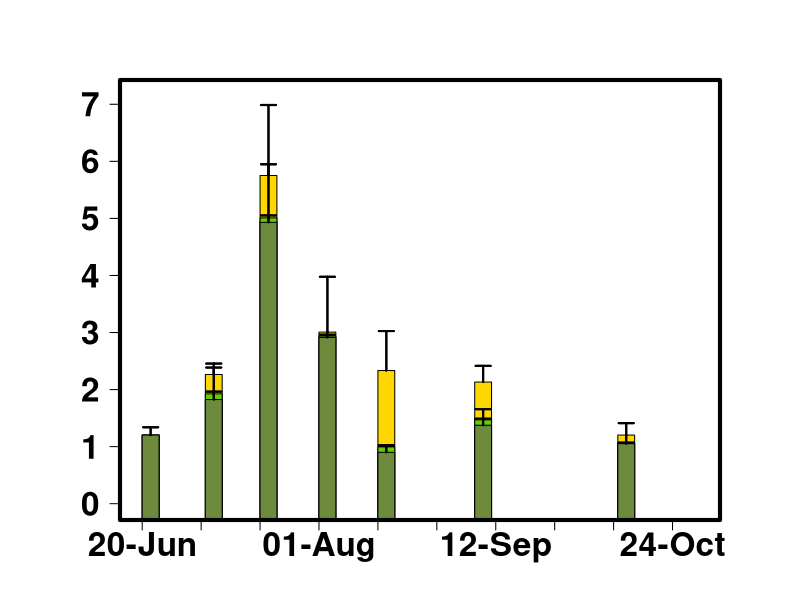

R code for this plot:
library(tidyverse)
library(readr)
library(plyr)
library(dplyr)

alldata <- data.frame(read_csv("2_incremental/TURNOVER_Full_Dataset_SEP.csv"))

#standard error functiton

se <- function(x, ...) sqrt(var(x, na.rm=T, ...)/length(x))

names(alldata)

# Selected element

# 6 = biomass, 51 = As 57 = Cd, 60 = Cu 61 = Fe, 69 = Mo,  71 = Ni, 73 = Pb, 70=Mo , 78 = Se 84 = Zn

n1<-60

##If turnover rates are desired SEP = 287, NEW = 288, OLD = 289

alldata[,n1]<-2*alldata[,n1]*1/alldata[,288]

# Multiplier for unit conversion. 

mult=1

#Selected site 

ssite<-"GC"

dfEPIL <- alldata[which(alldata$SAMPLE_DESCRIPTOR == "EPIL"),]

dfEPIP <- alldata[which(alldata$SAMPLE_DESCRIPTOR == "EPIP"),]

dfFILA <- alldata[which(alldata$SAMPLE_DESCRIPTOR == "FILA"),]


EPIL.SUM<-data.frame(aggregate(as.numeric(dfEPIL[,n1]) ~ SAMPLING_DATE+SITE, dfEPIL, mean))
EPIL.SUM[,4]<-aggregate(as.numeric(dfEPIL[,n1]) ~ SAMPLING_DATE+SITE, dfEPIL, se)[,3]
EPIL.SUM <- subset(EPIL.SUM, SITE == ssite)
names(EPIL.SUM)<-c("DATE","SITE","MEAN.EPIL","STDER.EPIL")
EPIL.SUM[,5]<--200
EPIL.SUM[,c(3,4)]<-EPIL.SUM[,c(3,4)]*mult 

FILA.SUM<-data.frame(aggregate(as.numeric(dfFILA[,n1]) ~ SAMPLING_DATE+SITE, dfFILA, mean))
FILA.SUM[,4]<-aggregate(as.numeric(dfFILA[,n1]) ~ SAMPLING_DATE+SITE, dfFILA, se)[,3]
FILA.SUM <- subset(FILA.SUM, SITE == ssite)
names(FILA.SUM)<-c("DATE","SITE","MEAN.FILA","STDER.FILA")
FILA.SUM[,5]<--200
FILA.SUM[,c(3,4)]<-FILA.SUM[,c(3,4)]*mult 

EPIP.SUM<-data.frame(aggregate(as.numeric(dfEPIP[,n1]) ~ SAMPLING_DATE+SITE, dfEPIP, mean))
EPIP.SUM[,4]<-aggregate(as.numeric(dfEPIP[,n1]) ~ SAMPLING_DATE+SITE, dfEPIP, se)[,3]
EPIP.SUM <- subset(EPIP.SUM, SITE == ssite)
names(EPIP.SUM)<-c("DATE","SITE","MEAN.EPIP","STDER.EPIP")
EPIP.SUM[,5]<--200
EPIP.SUM[,c(3,4)]<-EPIP.SUM[,c(3,4)]*mult 

ALL.SUM<-list(EPIP.SUM,FILA.SUM,EPIL.SUM)

ALL.SUM<-ALL.SUM %>% reduce(full_join)

#Eyeballed turnover rates

ALL.SUM[is.na(ALL.SUM)] <- 0

L=nrow(ALL.SUM)

#Column Width

j=2

#each 'polygon' is inside a list with xx and yy coordinates

dat1 <- lapply(1:L,function(x){
  res <- list(xx=c(ALL.SUM[x,1]+j, ALL.SUM[x,1]-j, ALL.SUM[x,1]-j, ALL.SUM[x,1]+j),
              yy=c(ALL.SUM[x,5], ALL.SUM[x,5], ALL.SUM[x,8], ALL.SUM[x,8]))
  return(res)
})

dat2 <- lapply(1:L,function(x){
  res <- list(xx=c(ALL.SUM[x,1]+j, ALL.SUM[x,1]-j, ALL.SUM[x,1]-j, ALL.SUM[x,1]+j),
              yy=c(ALL.SUM[x,5], ALL.SUM[x,5], ALL.SUM[x,6]+ALL.SUM[x,8], ALL.SUM[x,6]+ALL.SUM[x,8]))
  return(res)
})

dat3 <- lapply(1:L,function(x){
  res <- list(xx=c(ALL.SUM[x,1]+j, ALL.SUM[x,1]-j, ALL.SUM[x,1]-j, ALL.SUM[x,1]+j),
              yy=c(ALL.SUM[x,5], ALL.SUM[x,5], ALL.SUM[x,3]+ALL.SUM[x,6]+ALL.SUM[x,8], ALL.SUM[x,3]+ALL.SUM[x,6]+ALL.SUM[x,8]))
  return(res)
})

ardat1 <- lapply(1:L,function(x){
  res <- list(x0=c(ALL.SUM[x,1], ALL.SUM[x,1]),
              y0=c(ALL.SUM[x,8]),
              x1=c(ALL.SUM[x,1], ALL.SUM[x,1]),
              y1=c(ALL.SUM[x,8]+ALL.SUM[x,9]))
  return(res)
})

ardat2 <- lapply(1:L,function(x){
  res <- list(x0=c(ALL.SUM[x,1], ALL.SUM[x,1]),
              y0=c(ALL.SUM[x,6]+ ALL.SUM[x,8]),
              x1=c(ALL.SUM[x,1], ALL.SUM[x,1]),
              y1=c(ALL.SUM[x,6]+ALL.SUM[x,8]+ALL.SUM[x,7]))
  return(res)
})
ardat3 <- lapply(1:L,function(x){
  res <- list(x0=c(ALL.SUM[x,1], ALL.SUM[x,1]),
              y0=c(ALL.SUM[x,6]+ALL.SUM[x,8]+ALL.SUM[x,3]),
              x1=c(ALL.SUM[x,1], ALL.SUM[x,1]),
              y1=c(ALL.SUM[x,6]+ALL.SUM[x,8]+ALL.SUM[x,3]+ALL.SUM[x,4]))
  return(res)
})


#create empty plot

#dev.new(width=10, height=5, noRStudioGD = TRUE)
par(mar=c(4,6,4,4))
plot(ALL.SUM[,1], ALL.SUM[,5],
     type='n',
     ylim=c(0, plyr::round_any(max(ALL.SUM[3]+ALL.SUM[6]+ALL.SUM[8]+ALL.SUM[4])*1.2, 0.01, f = ceiling)),
     xlim= c(as.Date("2021-06-20"),as.Date("2021-10-30")),
     ylab=NA, 
     yaxt = "n",
     cex=1.5,
     xaxt = "n",
     xlab = NA,
     cex.lab=1, cex.axis=1.2, cex.main=1.2, cex.sub=1.2,
)


axis(side = 2, las=1, font.axis=2, cex.axis=2)

at = seq(0, plyr::round_any(max(ALL.SUM[3]+ALL.SUM[6]+ALL.SUM[8]), 175, f = ceiling), length.out=5)

axis.Date(1, at=seq(as.Date("2021-06-20"), as.Date("2021-10-30"), "2 weeks"), las=1, font.axis=2, cex.axis=2, format="%d-%b")

#add polygons

for (i in 1:L) polygon(unlist(dat3[[i]]$xx),unlist(dat3[[i]]$yy),col="gold", border="black")
for (i in 1:L) polygon(unlist(dat2[[i]]$xx),unlist(dat2[[i]]$yy),col="chartreuse3", border="black")
for (i in 1:L) polygon(unlist(dat1[[i]]$xx),unlist(dat1[[i]]$yy),col=colors()[89],border="black")

warnings()

for (i in 1:L) arrows(unlist(ardat3[[i]]$x0),unlist(ardat3[[i]]$y0),unlist(ardat3[[i]]$x1),unlist(ardat3[[i]]$y1), length=0.075, angle=90, code=2, lwd=2,col="black")
for (i in 1:L) arrows(unlist(ardat2[[i]]$x0),unlist(ardat2[[i]]$y0),unlist(ardat2[[i]]$x1),unlist(ardat2[[i]]$y1), length=0.075, angle=90, code=2, lwd=2,col="black")
for (i in 1:L) arrows(unlist(ardat1[[i]]$x0),unlist(ardat1[[i]]$y0),unlist(ardat1[[i]]$x1),unlist(ardat1[[i]]$y1), length=0.075, angle=90, code=2, lwd=2,col="black")

box(lwd=4)
